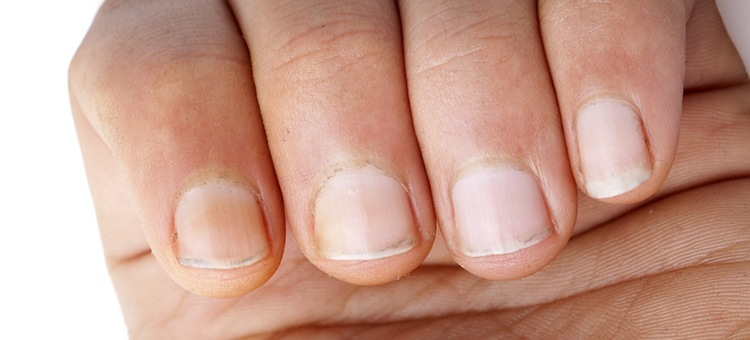
#> input picture lesson6/nails_segmentation/images/09aefeec-e05f-11e8-87a6-0242ac1c0002.jpg, 750 x 340 px, given in place of the camera
$ python lab1.py
#> lines starting #> are read from the running program, lines starting #| are printed output that depends on the picture; after the words box and inside, x2 and y2 are one past the last pixel; in counts of white or black regions, pixels touching at a corner belong together
import cv2


def main():
    cap, time, mode = initialization()
    frame_prev = get_frame(cap)
    frame_prev_p = prepare_frame(frame_prev)
    while True:
        time += 1
        frame_curr = get_frame(cap)
        frame_curr_p = prepare_frame(frame_curr)
        mode, time = timer(frame_curr, mode, time)
        motion_detection = get_md_frame(frame_curr_p, frame_prev_p, mode)
        cv2.imshow("Camera", frame_curr)
        cv2.imshow("Motion detection", motion_detection)
        key = cv2.waitKey(30) & 0xff
        if key == 27:
            break
        frame_prev_p = frame_curr_p
    cap.release()


def change_mode(mode):
    if mode == 'Red light':
        mode = 'Green light'
    else:
        mode = 'Red light'
    return mode


def initialization():
    cap = cv2.VideoCapture(0)
    time = 0
    mode = 'Red light'
    return cap, time, mode


def get_frame(cap):
    while True:
        ret, frame = cap.read()
#> frame is the input picture: shape (340, 750, 3); mean B, G, R 140.8, 157, 200.3
        if ret:
            frame = cv2.resize(frame, (960, 540))
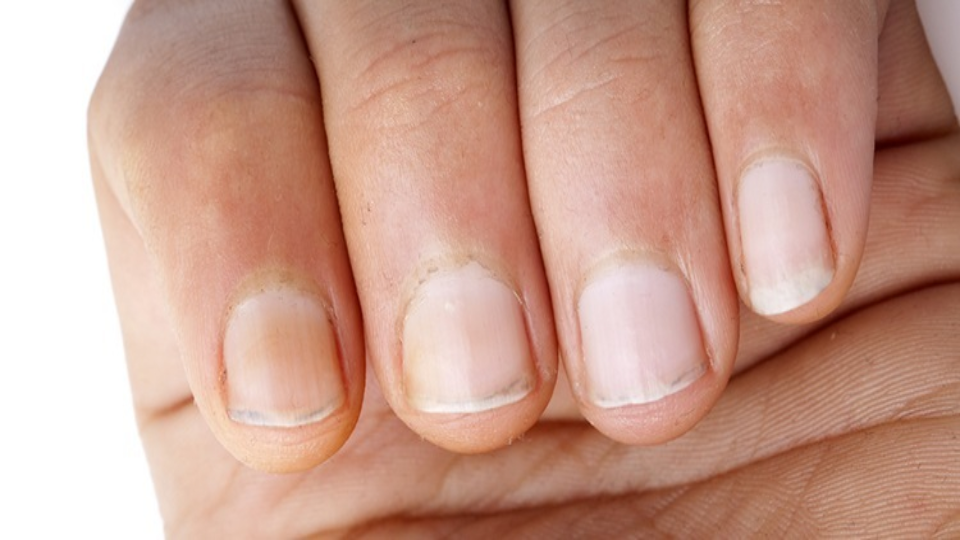
#> frame: shape (540, 960, 3); mean B, G, R 140.6, 156.9, 200.2
            break
    return frame


def prepare_frame(frame):
    frame_smooth = cv2.GaussianBlur(frame, (5, 5), 0)
    frame_smooth_gray = cv2.cvtColor(frame_smooth, cv2.COLOR_BGR2GRAY)
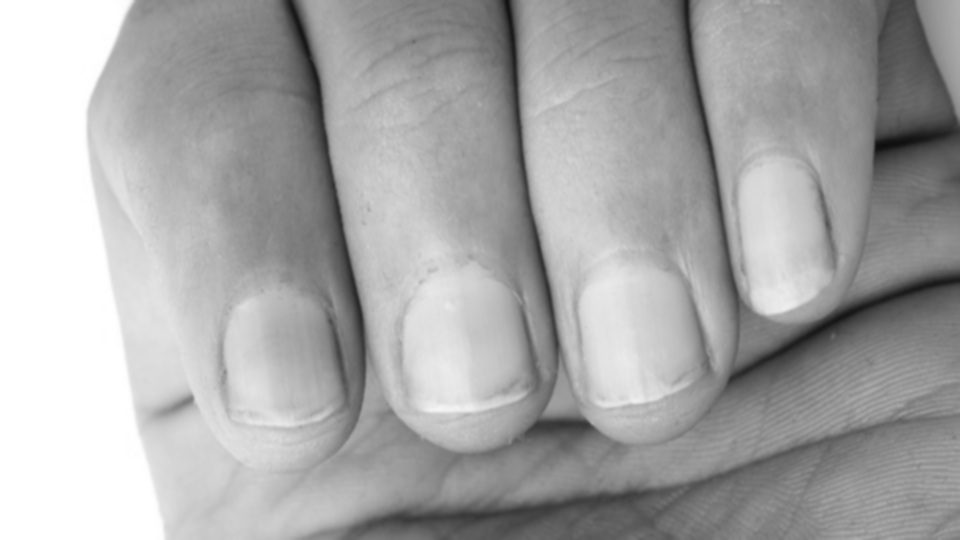
#> frame_smooth_gray: shape (540, 960); min 14, max 255, mean 168
#> in timer, `cv2.putText(frame_curr, mode, (10, 100), cv2.FONT_HERSHEY_SIMPLEX, 1, ..`:
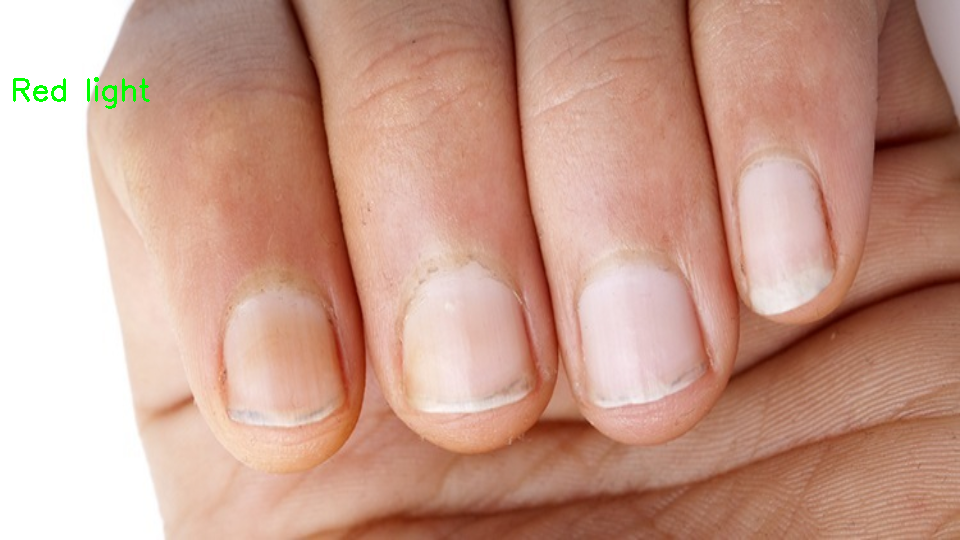
#> frame_curr: shape (540, 960, 3); 0.2% of pixels changed, all inside (x1, y1, x2, y2) = (13, 77, 150, 109)
#> in main, `mode, time = timer(frame_curr, mode, time)`: mode = 'Red light'; time = 1
    return frame_smooth_gray


def get_md_frame(frame_curr, frame_prev, mode):
#> called with mode = 'Red light'
    motion_detection = cv2.merge([frame_curr, frame_curr, frame_curr])
    h, w, _ = motion_detection.shape
#> h = 540; w = 960
    cv2.rectangle(motion_detection, (0, 0), (w, h), (0, 0, 255), -1)
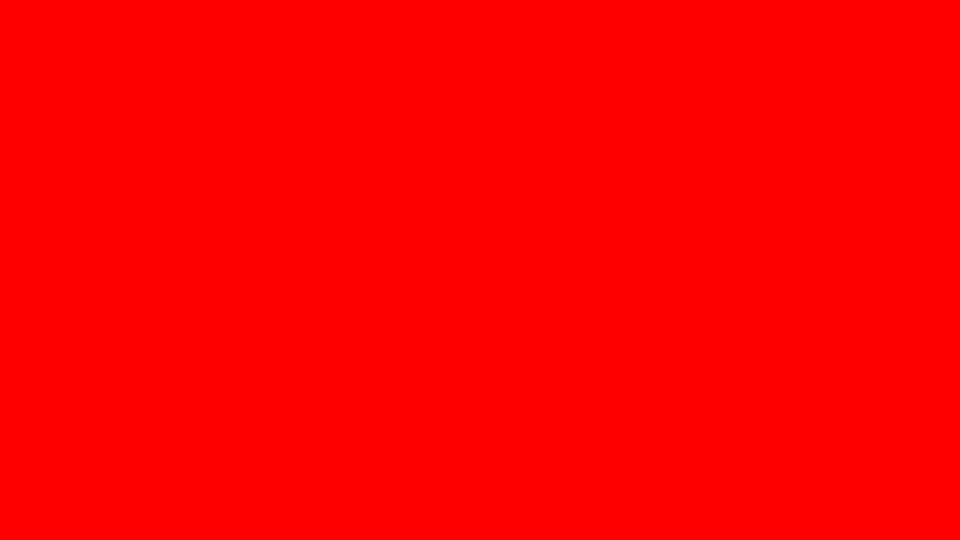
#> motion_detection: shape (540, 960, 3); mean of channels 0, 1, 2 0, 0, 255; drawn as B, G, R
    if mode == 'Red light':
        diff = cv2.absdiff(frame_curr, frame_prev)
#> diff: shape (540, 960); every value is 0
        _, thresh = cv2.threshold(diff, 30, 255, cv2.THRESH_BINARY)
        contours, _ = cv2.findContours(thresh, cv2.RETR_TREE, cv2.CHAIN_APPROX_SIMPLE)
#> contours = []
        motion_detection = cv2.drawContours(motion_detection, contours, -1, (0, 255, 0), 2)
    return motion_detection


def timer(frame_curr, mode, time):
    cv2.putText(frame_curr, mode, (10, 100), cv2.FONT_HERSHEY_SIMPLEX, 1, (0, 255, 0), 2)
    if time == 100:
        mode = change_mode(mode)
        time = 0
    return mode, time


main()
#> (key Esc is pressed here)

$ run again, on lesson6/nails_segmentation/images/1eecab90-1a92-43a7-b952-0204384e1fae.jpg
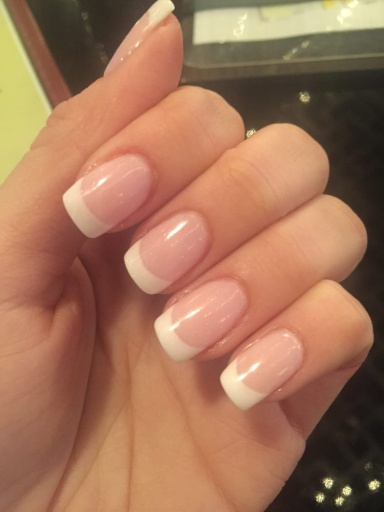
#> input picture lesson6/nails_segmentation/images/1eecab90-1a92-43a7-b952-0204384e1fae.jpg, 384 x 512 px, given in place of the camera
#> in get_frame, frame is the input picture: shape (512, 384, 3); mean B, G, R 88.5, 115.7, 162.9
#> frame: shape (540, 960, 3)
#> in prepare_frame, `frame_smooth_gray = cv2.cvtColor(frame_smooth, cv2.COLOR_BGR2GRAY)`:
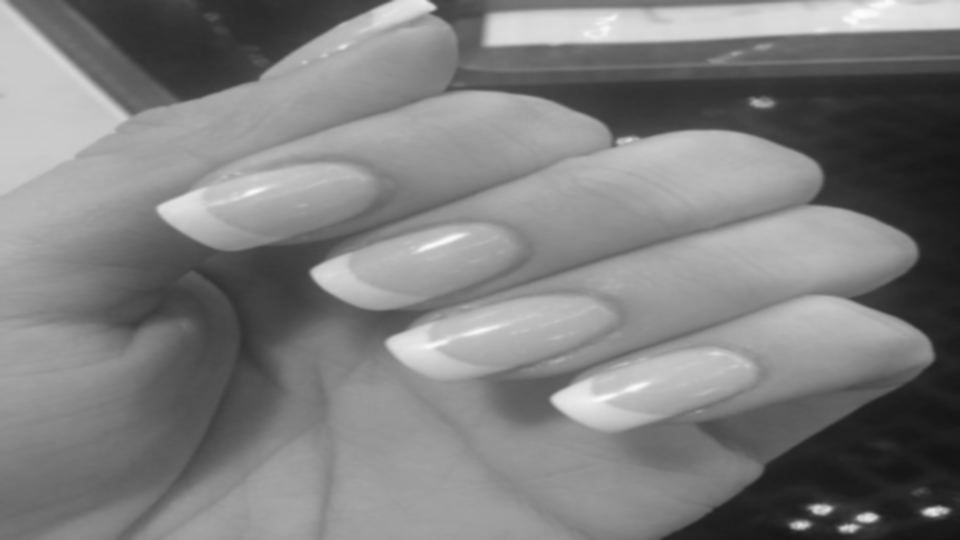
#> frame_smooth_gray: shape (540, 960); min 19, max 252, mean 126.6
#> in timer, `cv2.putText(frame_curr, mode, (10, 100), cv2.FONT_HERSHEY_SIMPLEX, 1, ..`:
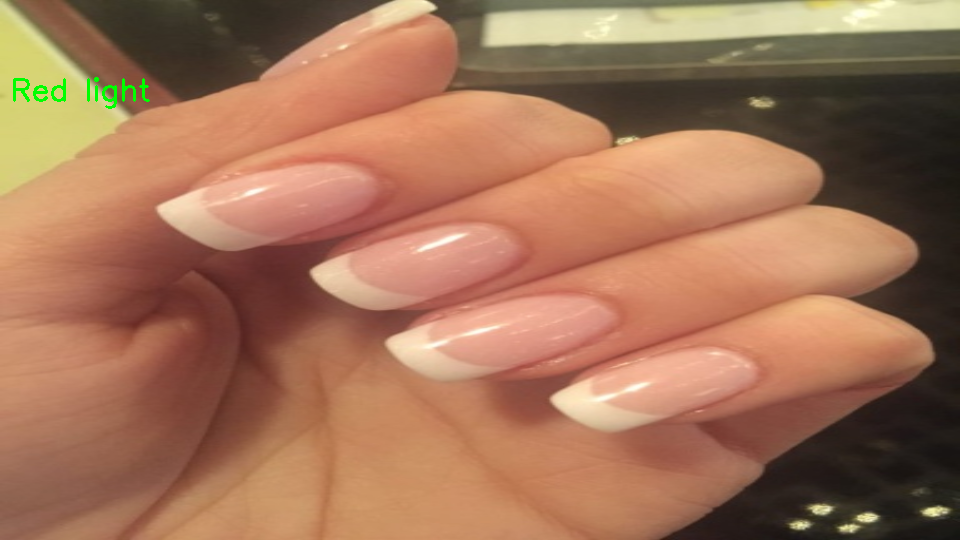
#> frame_curr: shape (540, 960, 3); mean B, G, R 88.2, 115.8, 162.4
#> mode = 'Red light'; time = 1
#> diff: shape (540, 960); every value is 0
#> contours = []

$ run again, on lesson6/nails_segmentation/images/2C29D473-CCB4-458C-926B-99D0042161E6.jpg
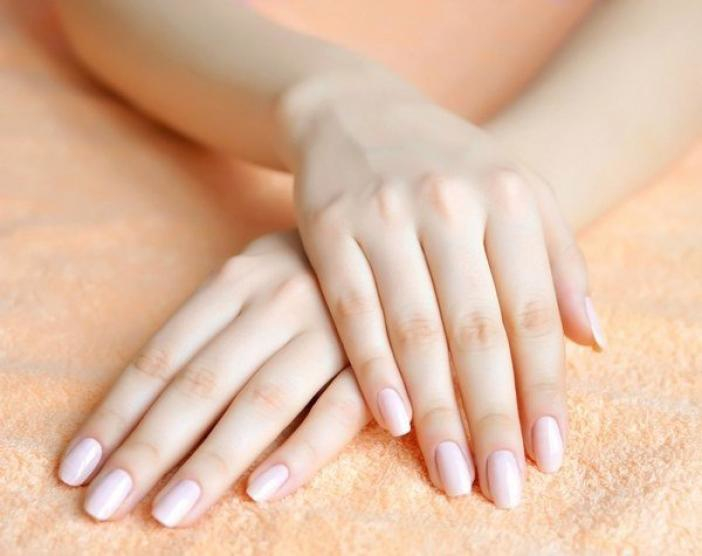
#> input picture lesson6/nails_segmentation/images/2C29D473-CCB4-458C-926B-99D0042161E6.jpg, 702 x 556 px, given in place of the camera
#> in get_frame, frame is the input picture: shape (556, 702, 3); mean B, G, R 162.9, 187.4, 223.3
#> frame: shape (540, 960, 3)
#> in prepare_frame, `frame_smooth_gray = cv2.cvtColor(frame_smooth, cv2.COLOR_BGR2GRAY)`:
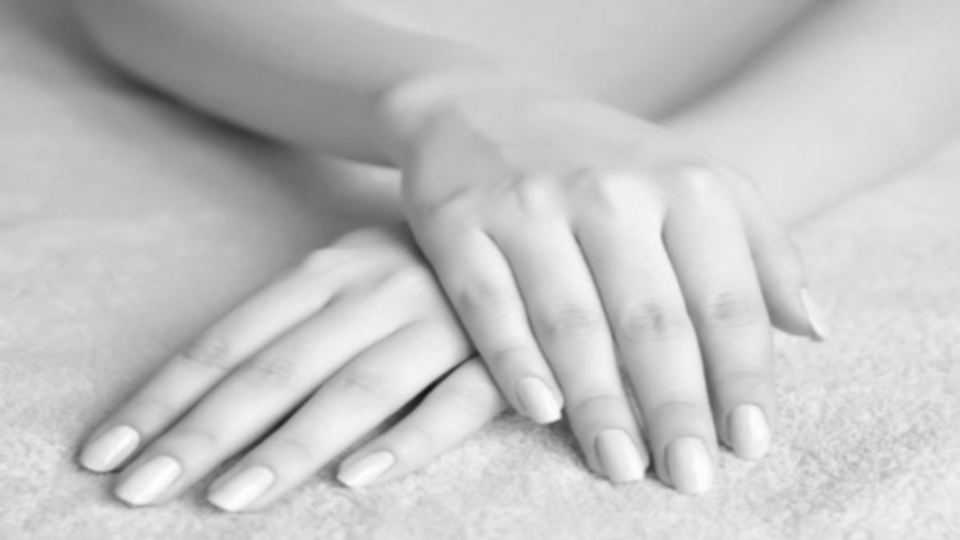
#> frame_smooth_gray: shape (540, 960); min 21, max 254, mean 195.2
#> in timer, `cv2.putText(frame_curr, mode, (10, 100), cv2.FONT_HERSHEY_SIMPLEX, 1, ..`:
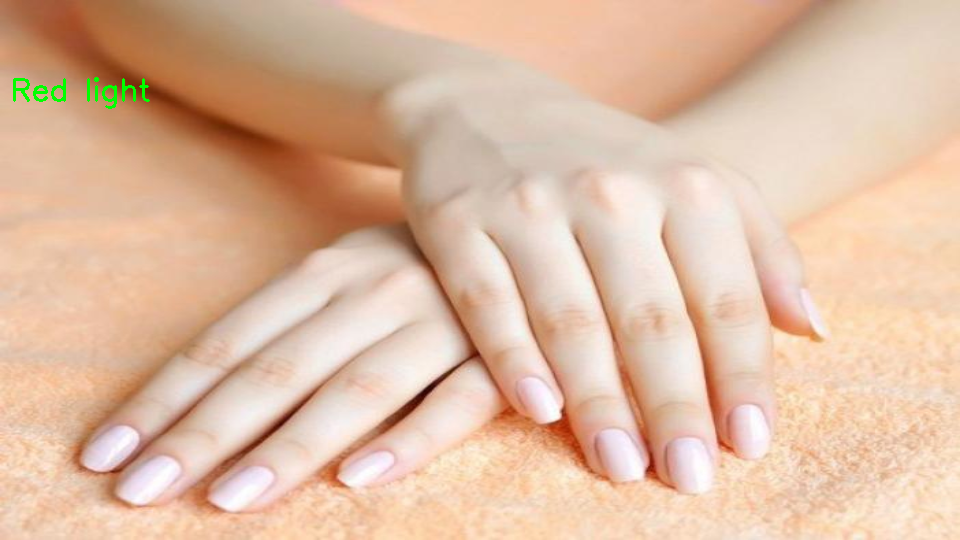
#> frame_curr: shape (540, 960, 3); mean B, G, R 162.6, 187.5, 222.8
#> mode = 'Red light'; time = 1
#> diff: shape (540, 960); every value is 0
#> contours = []

$ run again, on lesson6/nails_segmentation/images/2c376c66-9823-4874-869e-1e7f5c54ec7b.jpg
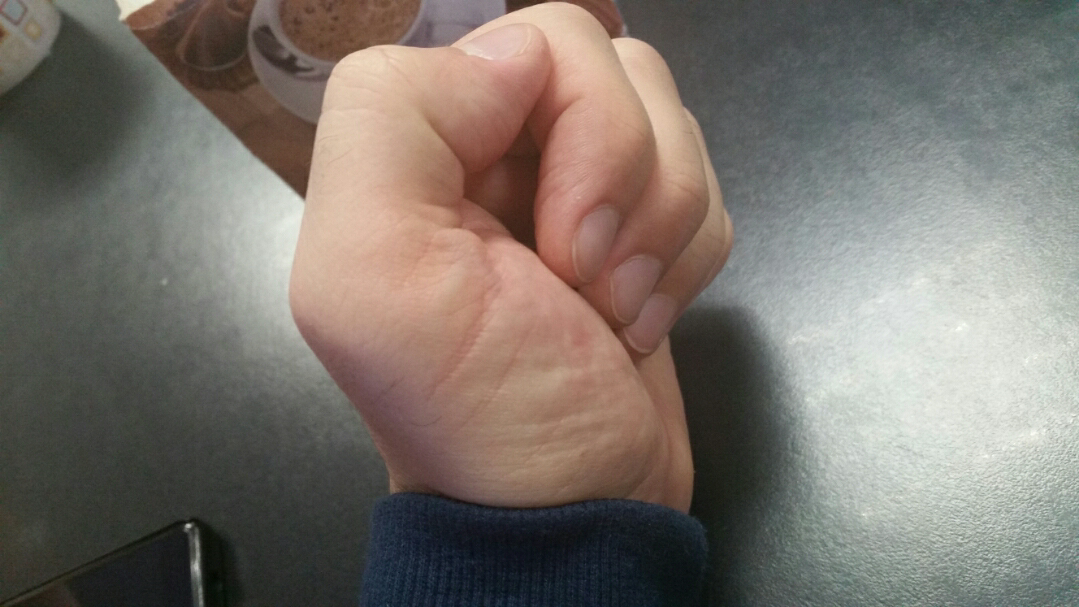
#> input picture lesson6/nails_segmentation/images/2c376c66-9823-4874-869e-1e7f5c54ec7b.jpg, 1079 x 607 px, given in place of the camera
#> in get_frame, frame is the input picture: shape (607, 1079, 3); mean B, G, R 108.1, 115.6, 123.3
#> frame: shape (540, 960, 3)
#> in prepare_frame, `frame_smooth_gray = cv2.cvtColor(frame_smooth, cv2.COLOR_BGR2GRAY)`:
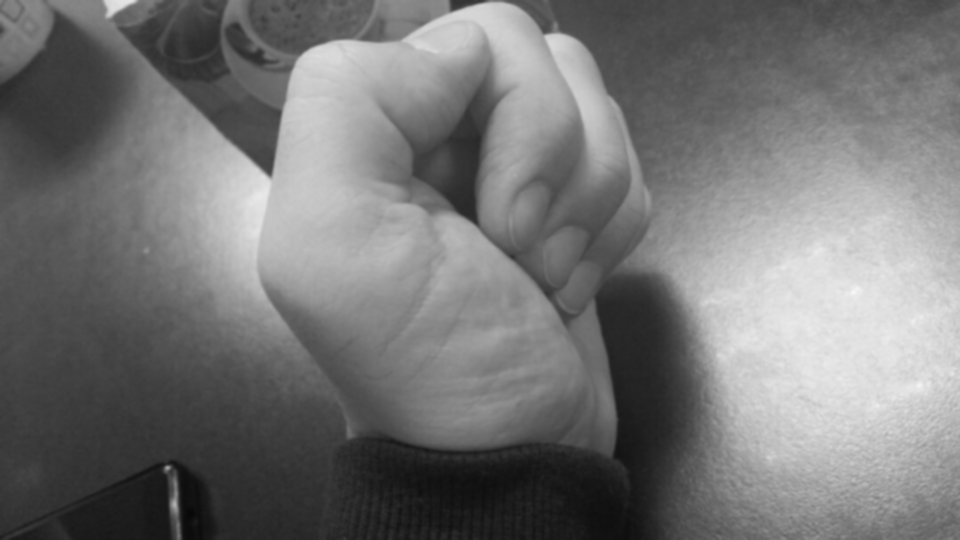
#> frame_smooth_gray: shape (540, 960); min 7, max 248, mean 116.9
#> in timer, `cv2.putText(frame_curr, mode, (10, 100), cv2.FONT_HERSHEY_SIMPLEX, 1, ..`:
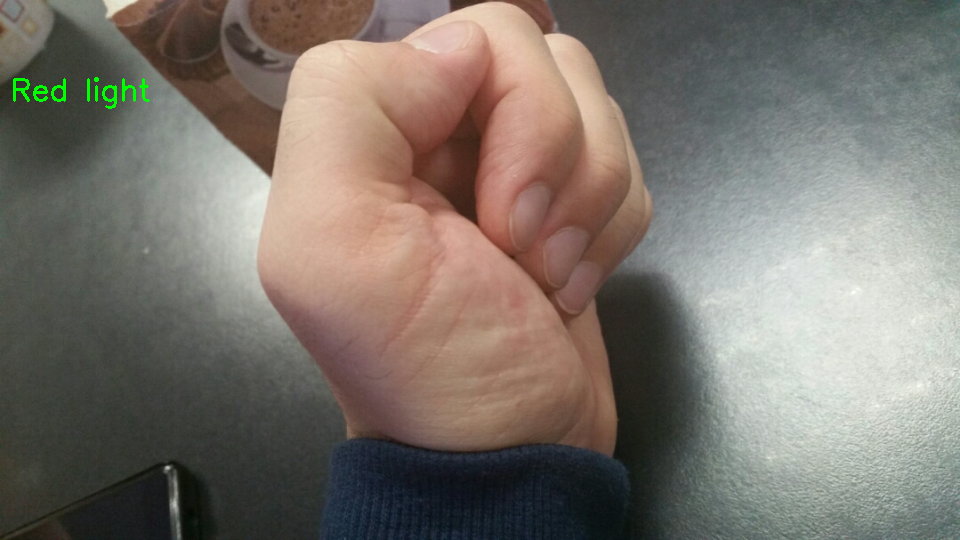
#> frame_curr: shape (540, 960, 3); mean B, G, R 107.8, 115.8, 123
#> mode = 'Red light'; time = 1
#> diff: shape (540, 960); every value is 0
#> contours = []
